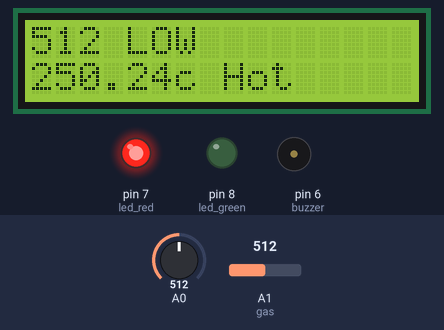
This sketch was run on a simulated Arduino Uno, built with avr-gcc and run on an emulated ATmega328P. Parts: 16×2 character LCD, output pins drawn as LEDs (lit = HIGH), buzzer (waves = sounding). The inputs (shaded band) are chosen by the test bench; at power-on: A1 (gas) = 512, A0 = 512. What the sketch prints to the serial monitor is not drawn.

Above: at 1.2 s.
1.3 s: A1 (gas) set to 692
At 1.6 s:
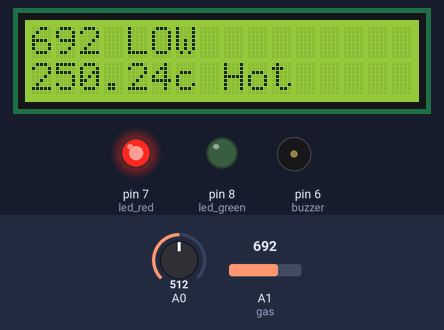
2.8 s: A1 (gas) set to 712
At 4.0 s:
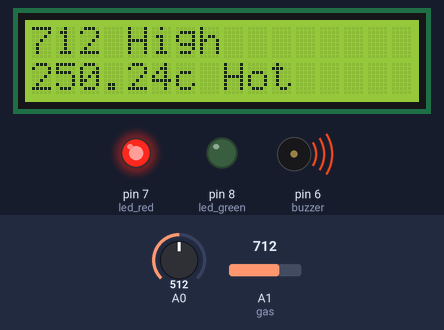
4.3 s: A0 set to 81
At 5.6 s:
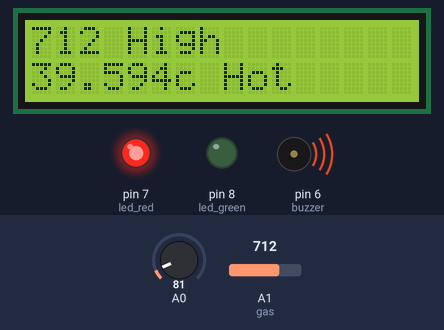
5.9 s: A0 set to 66
At 6.4 s:
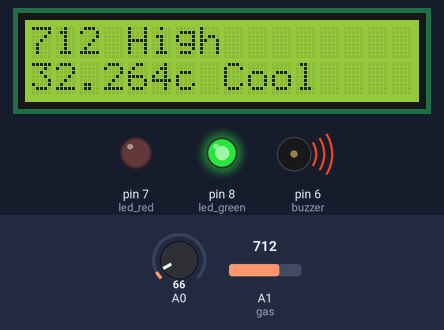
7.5 s: A1 (gas) set to 690
At 8.2 s:
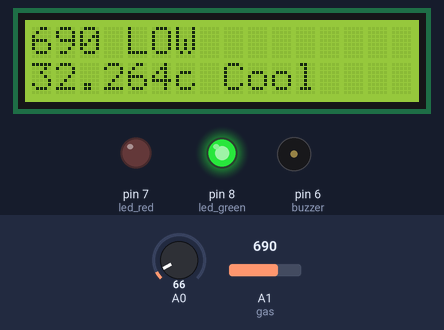
9.1 s: A0 set to 26
At 10.1 s:
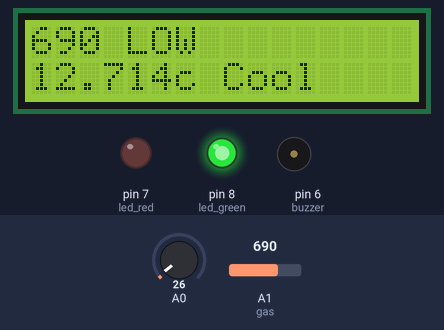
Timing chart, 0 to 11.6 s (numbered marks = the images above; inputs shaded):
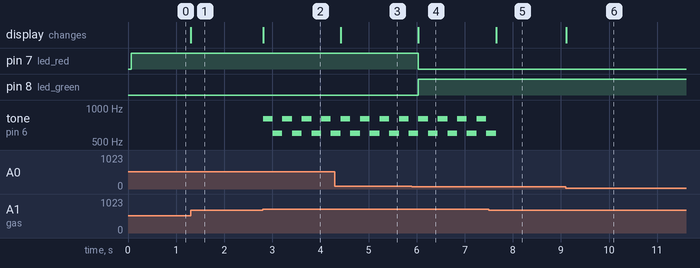

The sketch:

safety_sensors1.ino
```cpp
#include <LiquidCrystal.h>
float temp;
int led_red=7;
int led_green=8;
int buzzer=6;
int gas=A1;
int sensorval;
LiquidCrystal lcd(12, 11, 5, 4, 3, 2);

void setup() {
  lcd.begin(16, 2);
  pinMode(led_red,OUTPUT);
  pinMode(led_green,OUTPUT);
    pinMode(buzzer,OUTPUT);

  Serial.begin(9600);
}

void loop() {
  temp=analogRead(A0);
  temp=temp*500.0 / 1023.0;
  lcd.setCursor(0, 1);
  lcd.print(temp);
  lcd.setCursor(6, 1);
  lcd.print("c");
  sensorval=analogRead(gas);
  Serial.println(sensorval,DEC);
  lcd.setCursor(0,0);
  lcd.print(sensorval);
  if (temp>=36){
  	digitalWrite(led_red,HIGH);
    digitalWrite(led_green,LOW);
    lcd.setCursor(8,1);
    lcd.print("Hot ");
  }else{
  	digitalWrite(led_green,HIGH);
    digitalWrite(led_red,LOW);
    lcd.setCursor(8,1);
    lcd.print("Cool");
  }
  if(sensorval>700){
  	lcd.setCursor(4,0);
    lcd.print("High");
    tone(buzzer,800,800);
    delay(200);
    tone(buzzer,600,800);
    delay(200);
  }else{
    lcd.setCursor(4,0);
    lcd.print("LOW ");
    noTone(buzzer);
  }

}
 
```

Measured:
- the behaviour switches between 700 and 701 on A1 (gas) (found by bisection; images 1 and 2)
- the behaviour switches between 74 and 73 on A0 (found by bisection; images 3 and 4)
- after the input at 1.3 s, the display: changes at once (image 1)
- after the input at 2.8 s, tone on pin 6 (buzzer): alternates 800 Hz for 0.20 s and 600 Hz for 0.20 s, starting at once; the display: changes at once (image 2)
- after the input at 4.3 s, the display: changes after 0.12 s (image 3)
- after the input at 5.9 s, pin 7 (led_red): HIGH → LOW after 0.14 s; pin 8 (led_green): LOW → HIGH after 0.14 s; the display: changes after 0.14 s (image 4)
- after the input at 7.5 s, the display: changes after 0.15 s (image 5)
- after the input at 9.1 s, the display: changes at once (image 6)
